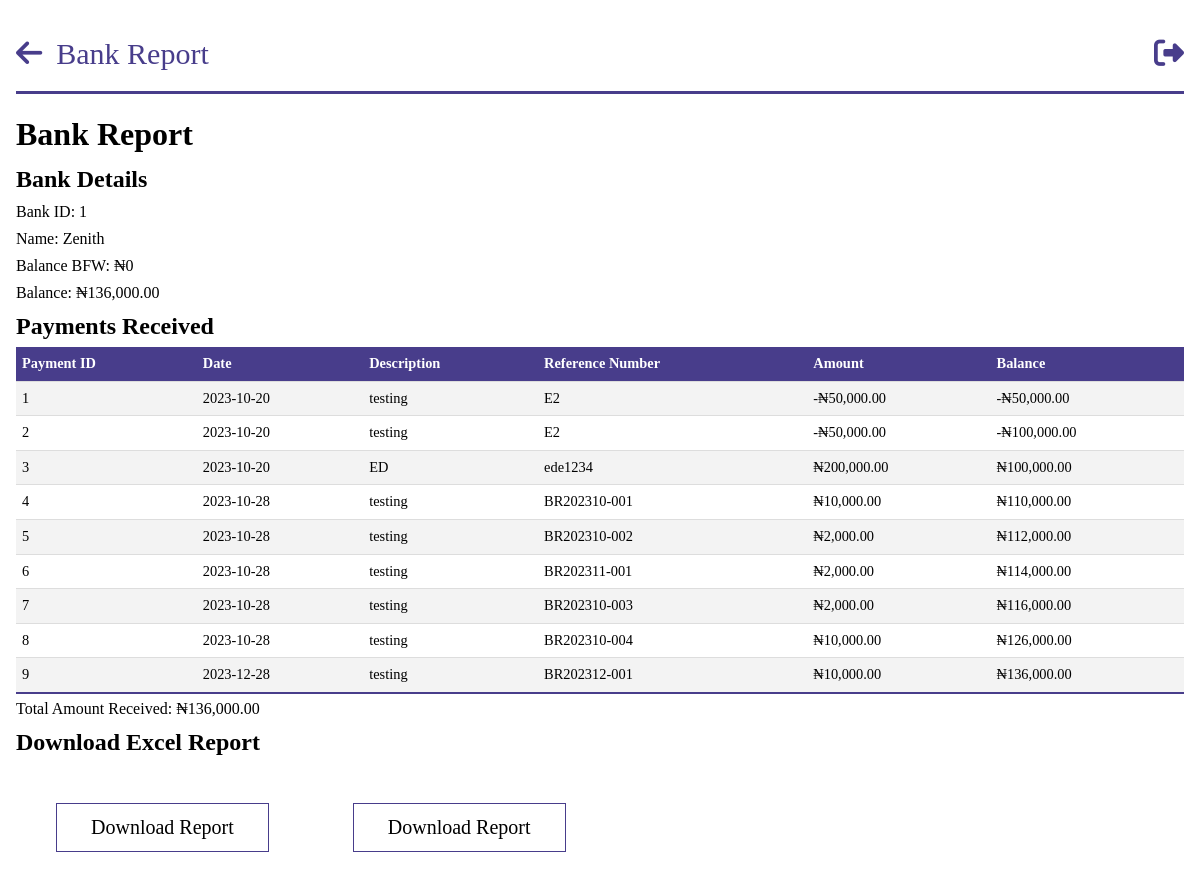
/bank_report/1 (signed in), run on an earlier commit of the app's database.
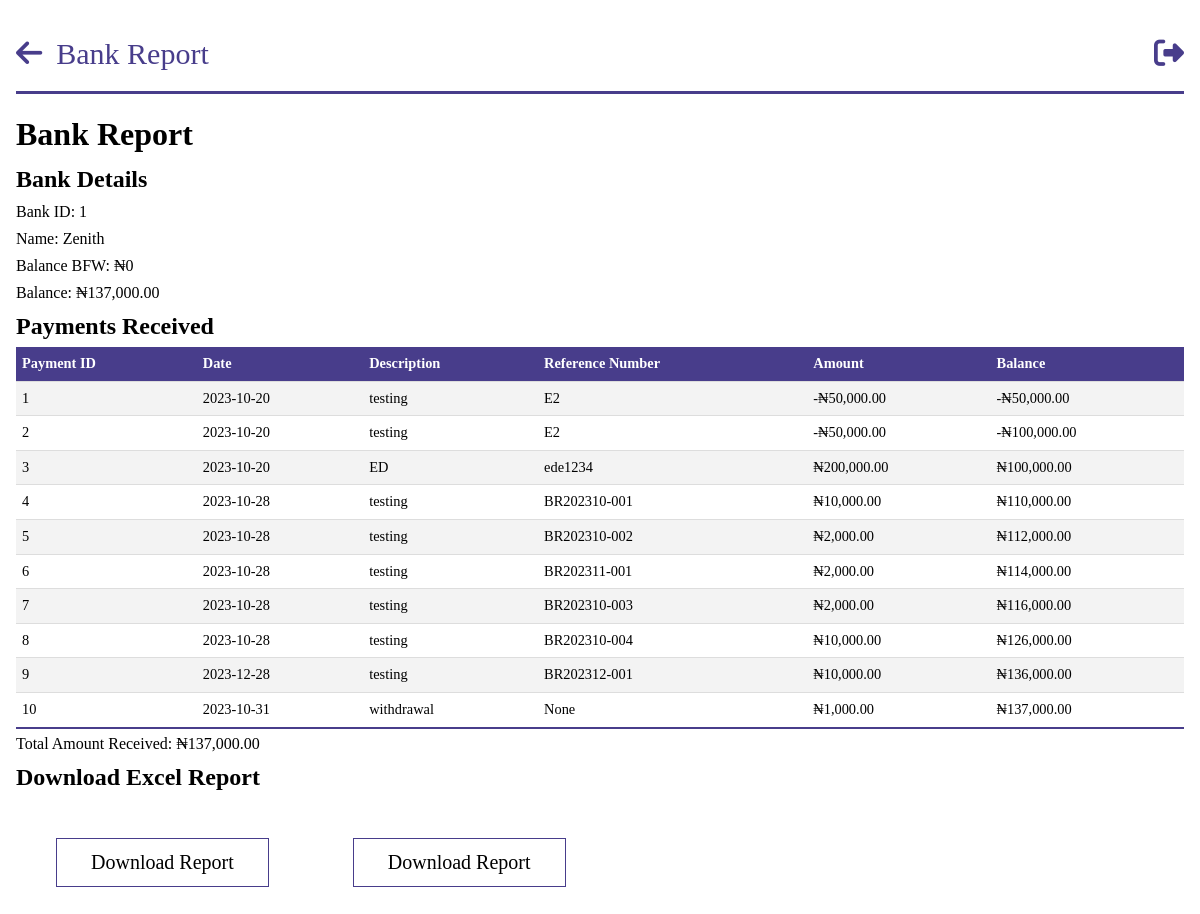
And on a later commit of the database.
### models.py (models this page shows, shortened)
class Bank(db.Model):
    __tablename__ = "banks"
    id = db.Column(db.Integer, primary_key=True)
    name = db.Column(db.String, nullable=False, unique=True)
    balance_bfd = db.Column(db.Float, default=0.0)
    new_balance = db.Column(db.Float, default=0.0)
    payments = db.relationship("BankPayment", backref="main")

class BankPayment(db.Model):
    __tablename__ = "bank_payments"
    id = db.Column(db.Integer, primary_key=True)
    amount = db.Column(db.Float, nullable=False)
    exact_date = db.Column(db.DateTime, nullable=False, default=datetime.utcnow)
    date = db.Column(db.Date, nullable=False)
    person_id = db.Column(
        db.Integer, db.ForeignKey("persons.id"), nullable=True, index=True
    )
    company_id = db.Column(
        db.Integer, db.ForeignKey("companies.id"), nullable=True, index=True
    )
    description = db.Column(db.String, nullable=True)
    ref_no = db.Column(db.String)
    bank_balance = db.Column(db.Float, nullable=True)
    bank_id = db.Column(
        db.Integer, db.ForeignKey("banks.id"), nullable=True, index=True
    )
    year = db.Column(db.Integer, nullable=False)

### app.py (the view)
@app.route("/bank_report/<bank_id>")
@login_required
@role_required(["Admin", "Secretary", "Sub-Admin"])
def individual_bank_report(bank_id):
    bank = query.get_bank(bank_id)
    payments = bank.payments
    total_amount = sum(payment.amount for payment in payments)
    return render_template(
        "query/bank_report.html",
        bank=bank,
        payments=payments,
        total_amount=total_amount,
    )

### app.py (called while the page is built)
@login_manager.user_loader
def load_user(person_id):
    return Person.query.get(person_id)

def role_required(roles_required):
    def decorator(view_func):
        @wraps(view_func)
        def wrapper(*args, **kwargs):
            if not current_user.is_authenticated:
                flash("You must be logged in to access this page.", "error")
                return redirect(url_for("login"))
            user_role = current_user.role
            if user_role.name not in roles_required:
                flash("You don't have the required role to access this page.", "error")
                return redirect(
                    url_for("dashboard")
                )  # Change this to your desired redirect
            return view_func(*args, **kwargs)
        return wrapper
    return decorator

@app.before_request
def before_request():
    g.user = current_user

@app.template_filter("currency")
@login_required
def currency(value):
    modified_value = format_currency(value)  # Modify the value as needed
    return modified_value

### queries.py (called while the page is built)
    def get_bank(self, bank_id):
        bank = Bank.query.get(bank_id)
        return bank

### templates/query/bank_report.html (shortened to what this page needs)
{%extends 'base.html' %}
{% block header%}
Bank Report
{% endblock  %}
{% block anchor%}
<a href="{{ url_for('queries') }}" id='arrow'><i class="fa-solid fa-arrow-left"></i></a>
{% endblock  %}
{%block content%}
<body id="person">
    <h1>Bank Report</h1>
    <h2>Bank Details</h2>
    <p>Bank ID: {{ bank.id }}</p>
    <p>Name: {{ bank.name }}</p>
    <p>Balance BFW: {{ bank.balance_bfd | currency}}</p>
    <p>Balance: {{ bank.new_balance | currency}}</p>
    <h2>Payments Received</h2>
    <table class="tab-content">
        <thead>
            <tr>
                <th>Payment ID</th>
                <th>Date</th>
                <th>Description</th>
                <th>Reference Number</th>
                <th>Amount</th>
                <th>Balance</th>
            </tr>
        </thead>
        <tbody>
            {% for payment in payments %}
            <tr>
                <td>{{ payment.id }}</td>
                <td>{{ payment.date }}</td>
                <td>{{ payment.description}}</td>
                <td>{{ payment.ref_no}}</td>
                <td>{{ payment.amount | currency }}</td>
                <td>{{ payment.bank_balance | currency}}</td>
            </tr>
            {% endfor %}
        </tbody>
    </table>
    </body>
    <p>Total Amount Received: {{ total_amount | currency }}</p>
    <h2>Download Excel Report</h2>
    <button id="downloadExcelButton">Download Report</button>
    <button id="downloadPdfButton" onclick="window.print()">Download Report</button>
</body>
{%endblock%}

What changed in the data, as far as the page shows it:
changed Bank "Zenith": new_balance "₦136,000.00" → "₦137,000.00"
added BankPayment: id "10", date "2023-10-31", description "withdrawal", ref_no "None", amount "₦1,000.00", bank_balance "₦137,000.00"
Also different on the page:
{{ total_amount | currency }}: "₦136,000.00" → "₦137,000.00"
